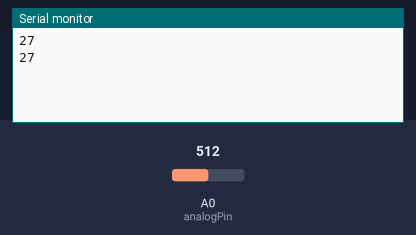
Recording of a sketch running on a simulated Arduino Uno, built with avr-gcc and run on an emulated ATmega328P. Shown: the last lines printed to the serial monitor. The test bench sets the inputs (shaded band); at power-on: A0 (analogPin) = 512.

Above: at 2.8 s.
2.9 s: A0 (analogPin) set to 716
At 3.8 s:
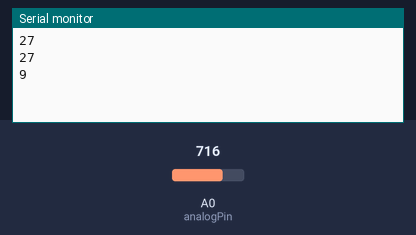
4.4 s: A0 (analogPin) set to 900
At 5.8 s:
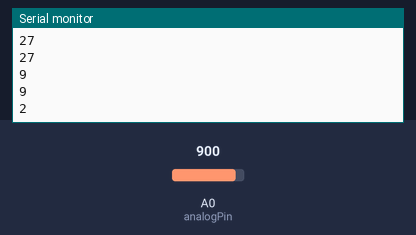
Timing chart, 0 to 7.4 s (numbered marks = the images above; inputs shaded):
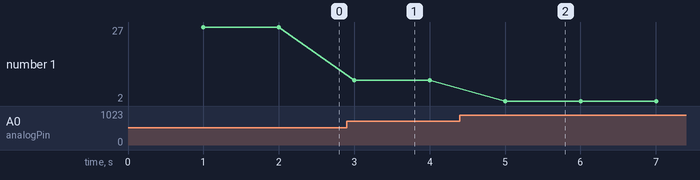

The sketch:

lux_serial_converter.ino
```cpp
int analogPin = 0;
int val = 0;

float u_in = 3.3;
float r_v = 4700;
float e_v_const_1 = -1.31022;
float e_v_const_2 = 210.91430;

void setup() {
  Serial.begin(9600);              //  setup serial
  // initialize digital pin LED_BUILTIN as an output.
//  pinMode(LED_BUILTIN, OUTPUT);
}

int calculate_lux(int analog_value) {

  float u_ldr = (analog_value * u_in) / 1023;
//  Serial.println("u_ldr");             // debug value
//  Serial.println(u_ldr);             // debug value
  float r_ldr = (r_v * u_ldr) / (u_in - u_ldr);
//  Serial.println("r_ldr");             // debug value
//  Serial.println(r_ldr);             // debug value
  float e_v = pow(r_ldr / 1000, e_v_const_1) * e_v_const_2; // divison by 1000 to convert to kiloohm
//  Serial.println("e_v");             // debug value
//  Serial.println(e_v);             // debug value

  return (int) e_v;

}


// the loop function runs over and over again forever
void loop() {
//  digitalWrite(LED_BUILTIN, HIGH);   // turn the LED on (HIGH is the voltage level)
//  delay(1000);                       // wait for a second
//  digitalWrite(LED_BUILTIN, LOW);    // turn the LED off by making the voltage LOW
  delay(1000);                       // wait for a second

//  Serial.println("Reading values");             // debug value
  val = analogRead(analogPin);     // read the input pin
  Serial.println(calculate_lux(val));             // debug value

}
```

Measured:
- after the input at 2.9 s, the serial monitor: prints a new line after 0.10 s (image 1)
- after the input at 4.4 s, the serial monitor: prints a new line after 0.60 s (image 2)
- plotted number 1: 27 → 9 after the input at 2.9 s, 9 → 2 after the input at 4.4 s
